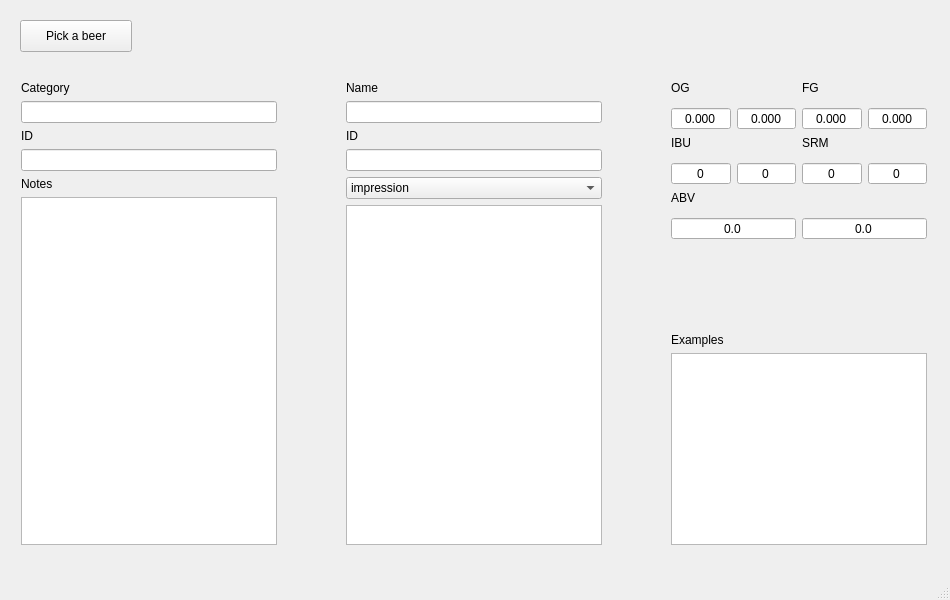
<?xml version="1.0" encoding="UTF-8"?>
<ui version="4.0">
 <class>MainWindow</class>
 <widget class="QMainWindow" name="MainWindow">
  <property name="geometry">
   <rect>
    <x>0</x>
    <y>0</y>
    <width>950</width>
    <height>600</height>
   </rect>
  </property>
  <property name="windowTitle">
   <string>BJCPicker</string>
  </property>
  <widget class="QWidget" name="centralwidget">
   <widget class="QPushButton" name="pushButton">
    <property name="geometry">
     <rect>
      <x>20</x>
      <y>20</y>
      <width>112</width>
      <height>32</height>
     </rect>
    </property>
    <property name="text">
     <string>Pick a beer</string>
    </property>
   </widget>
   <widget class="QWidget" name="layoutWidget">
    <property name="geometry">
     <rect>
      <x>21</x>
      <y>81</y>
      <width>906</width>
      <height>464</height>
     </rect>
    </property>
    <layout class="QHBoxLayout" name="horizontalLayout">
     <item>
      <layout class="QVBoxLayout" name="verticalLayout_5">
       <item>
        <layout class="QVBoxLayout" name="verticalLayout">
         <item>
          <widget class="QLabel" name="label">
           <property name="text">
            <string>Category</string>
           </property>
          </widget>
         </item>
         <item>
          <widget class="QLineEdit" name="lineEdit">
           <property name="readOnly">
            <bool>true</bool>
           </property>
          </widget>
         </item>
        </layout>
       </item>
       <item>
        <layout class="QVBoxLayout" name="verticalLayout_2">
         <item>
          <widget class="QLabel" name="label_2">
           <property name="text">
            <string>ID</string>
           </property>
          </widget>
         </item>
         <item>
          <widget class="QLineEdit" name="lineEdit_2">
           <property name="enabled">
            <bool>true</bool>
           </property>
           <property name="acceptDrops">
            <bool>false</bool>
           </property>
           <property name="readOnly">
            <bool>true</bool>
           </property>
          </widget>
         </item>
        </layout>
       </item>
       <item>
        <layout class="QVBoxLayout" name="verticalLayout_4">
         <item>
          <widget class="QLabel" name="label_4">
           <property name="text">
            <string>Notes</string>
           </property>
          </widget>
         </item>
         <item>
          <widget class="QTextEdit" name="textEdit">
           <property name="enabled">
            <bool>true</bool>
           </property>
           <property name="acceptDrops">
            <bool>false</bool>
           </property>
           <property name="readOnly">
            <bool>true</bool>
           </property>
           <property name="textInteractionFlags">
            <set>Qt::TextSelectableByKeyboard|Qt::TextSelectableByMouse</set>
           </property>
          </widget>
         </item>
        </layout>
       </item>
      </layout>
     </item>
     <item>
      <spacer name="horizontalSpacer">
       <property name="orientation">
        <enum>Qt::Horizontal</enum>
       </property>
       <property name="sizeHint" stdset="0">
        <size>
         <width>40</width>
         <height>20</height>
        </size>
       </property>
      </spacer>
     </item>
     <item>
      <layout class="QVBoxLayout" name="verticalLayout_9">
       <item>
        <layout class="QVBoxLayout" name="verticalLayout_3">
         <item>
          <layout class="QVBoxLayout" name="verticalLayout_7">
           <item>
            <widget class="QLabel" name="label_6">
             <property name="text">
              <string>Name</string>
             </property>
            </widget>
           </item>
           <item>
            <widget class="QLineEdit" name="lineEdit_5">
             <property name="readOnly">
              <bool>true</bool>
             </property>
            </widget>
           </item>
          </layout>
         </item>
         <item>
          <layout class="QVBoxLayout" name="verticalLayout_8">
           <item>
            <widget class="QLabel" name="label_5">
             <property name="text">
              <string>ID</string>
             </property>
            </widget>
           </item>
           <item>
            <widget class="QLineEdit" name="lineEdit_4">
             <property name="readOnly">
              <bool>true</bool>
             </property>
            </widget>
           </item>
          </layout>
         </item>
        </layout>
       </item>
       <item>
        <layout class="QVBoxLayout" name="verticalLayout_6">
         <item>
          <widget class="QComboBox" name="comboBox">
           <property name="editable">
            <bool>false</bool>
           </property>
           <item>
            <property name="text">
             <string>impression</string>
            </property>
           </item>
           <item>
            <property name="text">
             <string>aroma</string>
            </property>
           </item>
           <item>
            <property name="text">
             <string>appearance</string>
            </property>
           </item>
           <item>
            <property name="text">
             <string>flavor</string>
            </property>
           </item>
           <item>
            <property name="text">
             <string>mouthfeel</string>
            </property>
           </item>
           <item>
            <property name="text">
             <string>comments</string>
            </property>
           </item>
           <item>
            <property name="text">
             <string>history</string>
            </property>
           </item>
           <item>
            <property name="text">
             <string>ingredients</string>
            </property>
           </item>
           <item>
            <property name="text">
             <string>comparison</string>
            </property>
           </item>
          </widget>
         </item>
         <item>
          <widget class="QTextEdit" name="textEdit_2">
           <property name="textInteractionFlags">
            <set>Qt::TextSelectableByKeyboard|Qt::TextSelectableByMouse</set>
           </property>
          </widget>
         </item>
        </layout>
       </item>
      </layout>
     </item>
     <item>
      <spacer name="horizontalSpacer_2">
       <property name="orientation">
        <enum>Qt::Horizontal</enum>
       </property>
       <property name="sizeHint" stdset="0">
        <size>
         <width>40</width>
         <height>20</height>
        </size>
       </property>
      </spacer>
     </item>
     <item>
      <layout class="QVBoxLayout" name="verticalLayout_17">
       <item>
        <layout class="QVBoxLayout" name="verticalLayout_16">
         <item>
          <layout class="QHBoxLayout" name="horizontalLayout_2">
           <item>
            <layout class="QVBoxLayout" name="verticalLayout_11">
             <item>
              <widget class="QLabel" name="label_8">
               <property name="text">
                <string>OG</string>
               </property>
              </widget>
             </item>
             <item>
              <layout class="QVBoxLayout" name="verticalLayout_18">
               <item>
                <widget class="RangeSlider" name="og" native="true"/>
               </item>
               <item>
                <layout class="QHBoxLayout" name="horizontalLayout_4">
                 <item>
                  <widget class="QDoubleSpinBox" name="og_low">
                   <property name="alignment">
                    <set>Qt::AlignCenter</set>
                   </property>
                   <property name="readOnly">
                    <bool>true</bool>
                   </property>
                   <property name="buttonSymbols">
                    <enum>QAbstractSpinBox::NoButtons</enum>
                   </property>
                   <property name="decimals">
                    <number>3</number>
                   </property>
                  </widget>
                 </item>
                 <item>
                  <widget class="QDoubleSpinBox" name="og_high">
                   <property name="alignment">
                    <set>Qt::AlignCenter</set>
                   </property>
                   <property name="readOnly">
                    <bool>true</bool>
                   </property>
                   <property name="buttonSymbols">
                    <enum>QAbstractSpinBox::NoButtons</enum>
                   </property>
                   <property name="decimals">
                    <number>3</number>
                   </property>
                  </widget>
                 </item>
                </layout>
               </item>
              </layout>
             </item>
            </layout>
           </item>
           <item>
            <layout class="QVBoxLayout" name="verticalLayout_12">
             <item>
              <widget class="QLabel" name="label_9">
               <property name="text">
                <string>FG</string>
               </property>
              </widget>
             </item>
             <item>
              <layout class="QVBoxLayout" name="verticalLayout_19">
               <item>
                <widget class="RangeSlider" name="fg" native="true"/>
               </item>
               <item>
                <layout class="QHBoxLayout" name="horizontalLayout_5">
                 <item>
                  <widget class="QDoubleSpinBox" name="fg_low">
                   <property name="alignment">
                    <set>Qt::AlignCenter</set>
                   </property>
                   <property name="readOnly">
                    <bool>true</bool>
                   </property>
                   <property name="buttonSymbols">
                    <enum>QAbstractSpinBox::NoButtons</enum>
                   </property>
                   <property name="decimals">
                    <number>3</number>
                   </property>
                  </widget>
                 </item>
                 <item>
                  <widget class="QDoubleSpinBox" name="fg_high">
                   <property name="alignment">
                    <set>Qt::AlignCenter</set>
                   </property>
                   <property name="readOnly">
                    <bool>true</bool>
                   </property>
                   <property name="buttonSymbols">
                    <enum>QAbstractSpinBox::NoButtons</enum>
                   </property>
                   <property name="decimals">
                    <number>3</number>
                   </property>
                  </widget>
                 </item>
                </layout>
               </item>
              </layout>
             </item>
            </layout>
           </item>
          </layout>
         </item>
         <item>
          <layout class="QHBoxLayout" name="horizontalLayout_3">
           <item>
            <layout class="QVBoxLayout" name="verticalLayout_13">
             <item>
              <widget class="QLabel" name="label_10">
               <property name="text">
                <string>IBU</string>
               </property>
              </widget>
             </item>
             <item>
              <layout class="QVBoxLayout" name="verticalLayout_20">
               <item>
                <widget class="RangeSlider" name="ibu" native="true"/>
               </item>
               <item>
                <layout class="QHBoxLayout" name="horizontalLayout_6">
                 <item>
                  <widget class="QSpinBox" name="ibu_low">
                   <property name="alignment">
                    <set>Qt::AlignCenter</set>
                   </property>
                   <property name="readOnly">
                    <bool>true</bool>
                   </property>
                   <property name="buttonSymbols">
                    <enum>QAbstractSpinBox::NoButtons</enum>
                   </property>
                  </widget>
                 </item>
                 <item>
                  <widget class="QSpinBox" name="ibu_high">
                   <property name="alignment">
                    <set>Qt::AlignCenter</set>
                   </property>
                   <property name="readOnly">
                    <bool>true</bool>
                   </property>
                   <property name="buttonSymbols">
                    <enum>QAbstractSpinBox::NoButtons</enum>
                   </property>
                  </widget>
                 </item>
                </layout>
               </item>
              </layout>
             </item>
            </layout>
           </item>
           <item>
            <layout class="QVBoxLayout" name="verticalLayout_14">
             <item>
              <widget class="QLabel" name="label_11">
               <property name="text">
                <string>SRM</string>
               </property>
              </widget>
             </item>
             <item>
              <layout class="QVBoxLayout" name="verticalLayout_21">
               <item>
                <widget class="RangeSlider" name="srm" native="true"/>
               </item>
               <item>
                <layout class="QHBoxLayout" name="horizontalLayout_7">
                 <item>
                  <widget class="QSpinBox" name="srm_low">
                   <property name="alignment">
                    <set>Qt::AlignCenter</set>
                   </property>
                   <property name="readOnly">
                    <bool>true</bool>
                   </property>
                   <property name="buttonSymbols">
                    <enum>QAbstractSpinBox::NoButtons</enum>
                   </property>
                  </widget>
                 </item>
                 <item>
                  <widget class="QSpinBox" name="srm_high">
                   <property name="alignment">
                    <set>Qt::AlignCenter</set>
                   </property>
                   <property name="readOnly">
                    <bool>true</bool>
                   </property>
                   <property name="buttonSymbols">
                    <enum>QAbstractSpinBox::NoButtons</enum>
                   </property>
                  </widget>
                 </item>
                </layout>
               </item>
              </layout>
             </item>
            </layout>
           </item>
          </layout>
         </item>
         <item>
          <layout class="QVBoxLayout" name="verticalLayout_15">
           <item>
            <widget class="QLabel" name="label_12">
             <property name="text">
              <string>ABV</string>
             </property>
            </widget>
           </item>
           <item>
            <layout class="QVBoxLayout" name="verticalLayout_22">
             <item>
              <widget class="RangeSlider" name="abv" native="true"/>
             </item>
             <item>
              <layout class="QHBoxLayout" name="horizontalLayout_8">
               <item>
                <widget class="QDoubleSpinBox" name="abv_low">
                 <property name="alignment">
                  <set>Qt::AlignCenter</set>
                 </property>
                 <property name="readOnly">
                  <bool>true</bool>
                 </property>
                 <property name="buttonSymbols">
                  <enum>QAbstractSpinBox::NoButtons</enum>
                 </property>
                 <property name="decimals">
                  <number>1</number>
                 </property>
                </widget>
               </item>
               <item>
                <widget class="QDoubleSpinBox" name="abv_high">
                 <property name="alignment">
                  <set>Qt::AlignCenter</set>
                 </property>
                 <property name="readOnly">
                  <bool>true</bool>
                 </property>
                 <property name="buttonSymbols">
                  <enum>QAbstractSpinBox::NoButtons</enum>
                 </property>
                 <property name="decimals">
                  <number>1</number>
                 </property>
                </widget>
               </item>
              </layout>
             </item>
            </layout>
           </item>
          </layout>
         </item>
        </layout>
       </item>
       <item>
        <spacer name="verticalSpacer">
         <property name="orientation">
          <enum>Qt::Vertical</enum>
         </property>
         <property name="sizeHint" stdset="0">
          <size>
           <width>20</width>
           <height>40</height>
          </size>
         </property>
        </spacer>
       </item>
       <item>
        <layout class="QVBoxLayout" name="verticalLayout_10">
         <item>
          <widget class="QLabel" name="label_7">
           <property name="text">
            <string>Examples</string>
           </property>
          </widget>
         </item>
         <item>
          <widget class="QListWidget" name="listWidget"/>
         </item>
        </layout>
       </item>
      </layout>
     </item>
    </layout>
   </widget>
  </widget>
  <widget class="QStatusBar" name="statusbar"/>
 </widget>
 <customwidgets>
  <customwidget>
   <class>RangeSlider</class>
   <extends>QWidget</extends>
   <header>rangeslider.h</header>
   <container>1</container>
  </customwidget>
 </customwidgets>
 <resources/>
 <connections/>
</ui>
